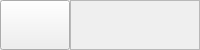
     <widget class="QFrame" name="topbar">
      <property name="minimumSize">
       <size>
        <width>0</width>
        <height>50</height>
       </size>
      </property>
      <property name="maximumSize">
       <size>
        <width>16777215</width>
        <height>50</height>
       </size>
      </property>
      <property name="styleSheet">
       <string notr="true"/>
      </property>
      <property name="frameShape">
       <enum>QFrame::NoFrame</enum>
      </property>
      <property name="frameShadow">
       <enum>QFrame::Raised</enum>
      </property>
      <layout class="QHBoxLayout" name="horizontalLayout">
       <property name="spacing">
        <number>0</number>
       </property>
       <property name="leftMargin">
        <number>0</number>
       </property>
       <property name="topMargin">
        <number>0</number>
       </property>
       <property name="rightMargin">
        <number>0</number>
       </property>
       <property name="bottomMargin">
        <number>0</number>
       </property>
       <item>
        <widget class="QPushButton" name="toggle_sidebar_btn">
         <property name="maximumSize">
          <size>
           <width>70</width>
           <height>50</height>
          </size>
         </property>
         <property name="text">
          <string/>
         </property>
         <property name="icon">
          <iconset>
           <normaloff>appdata/images/menu.png</normaloff>appdata/images/menu.png</iconset>
         </property>
         <property name="iconSize">
          <size>
           <width>45</width>
           <height>45</height>
          </size>
         </property>
        </widget>
       </item>
       <item>
        <widget class="QFrame" name="topframe">
         <property name="frameShape">
          <enum>QFrame::StyledPanel</enum>
         </property>
         <property name="frameShadow">
          <enum>QFrame::Raised</enum>
         </property>
         <layout class="QHBoxLayout" name="horizontalLayout_7">
          <property name="spacing">
           <number>0</number>
          </property>
          <property name="leftMargin">
           <number>0</number>
          </property>
          <property name="topMargin">
           <number>5</number>
          </property>
          <property name="rightMargin">
           <number>0</number>
          </property>
          <property name="bottomMargin">
           <number>5</number>
          </property>
          <item alignment="Qt::AlignHCenter">
           <widget class="QLabel" name="top_label">
            <property name="text">
             <string/>
            </property>
           </widget>
          </item>
         </layout>
        </widget>
       </item>
      </layout>
     </widget>
